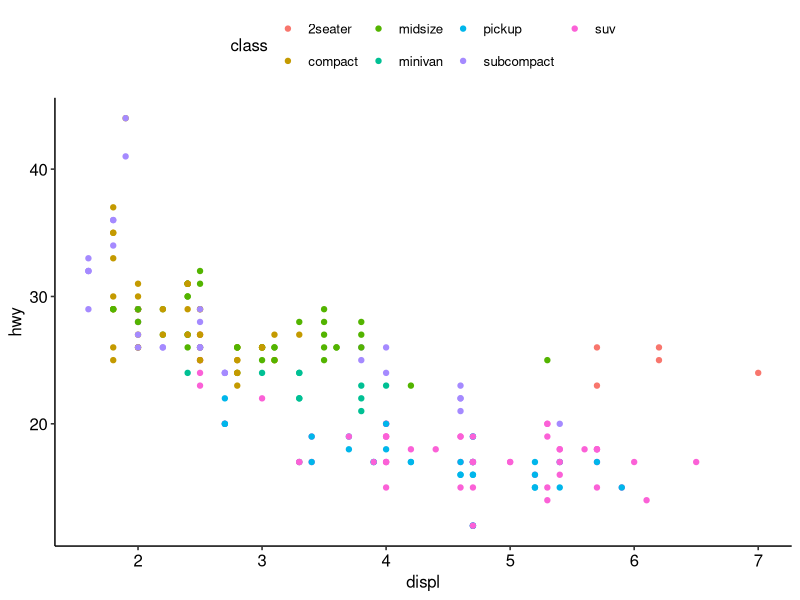
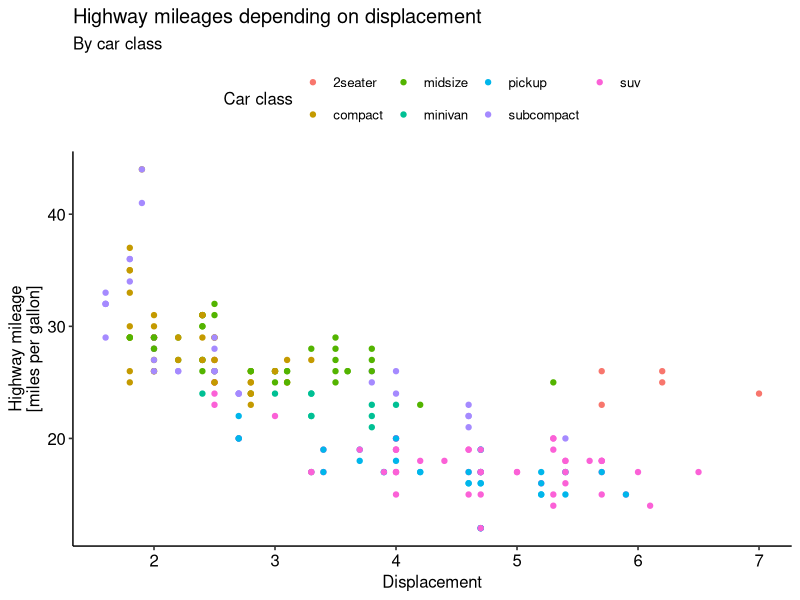
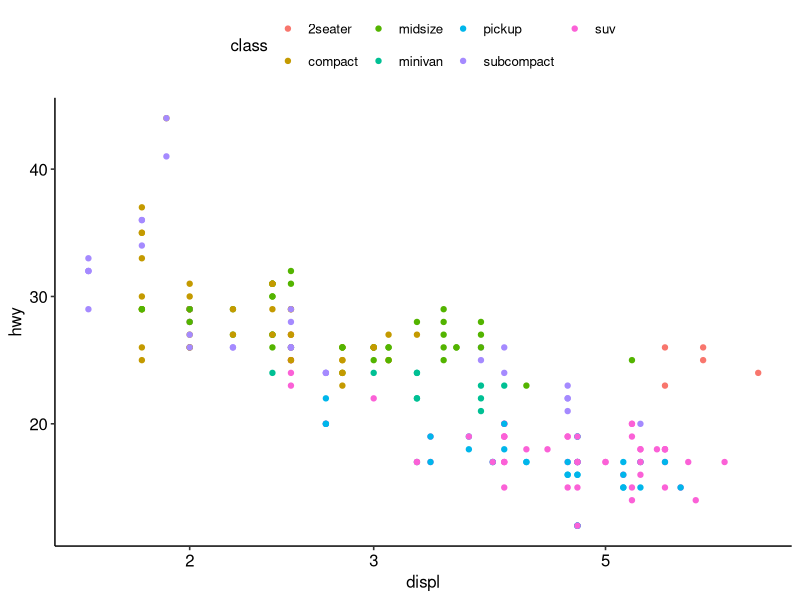
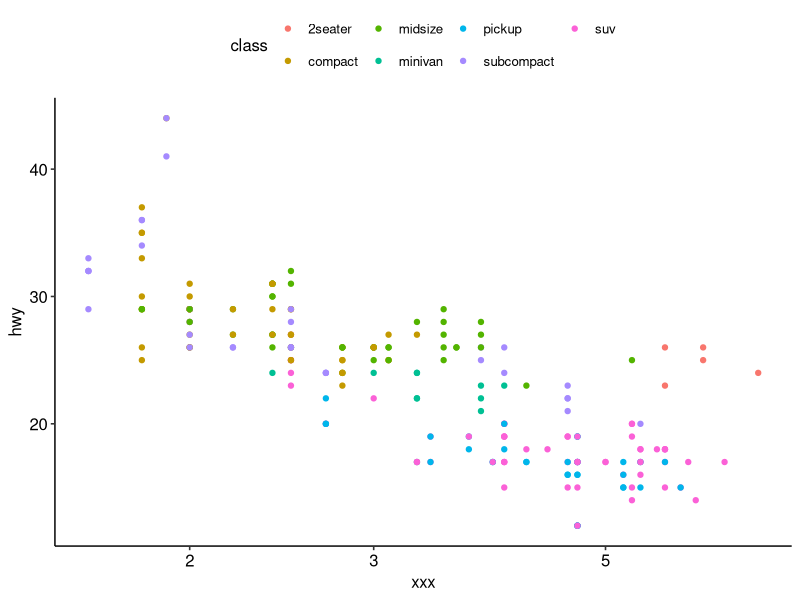
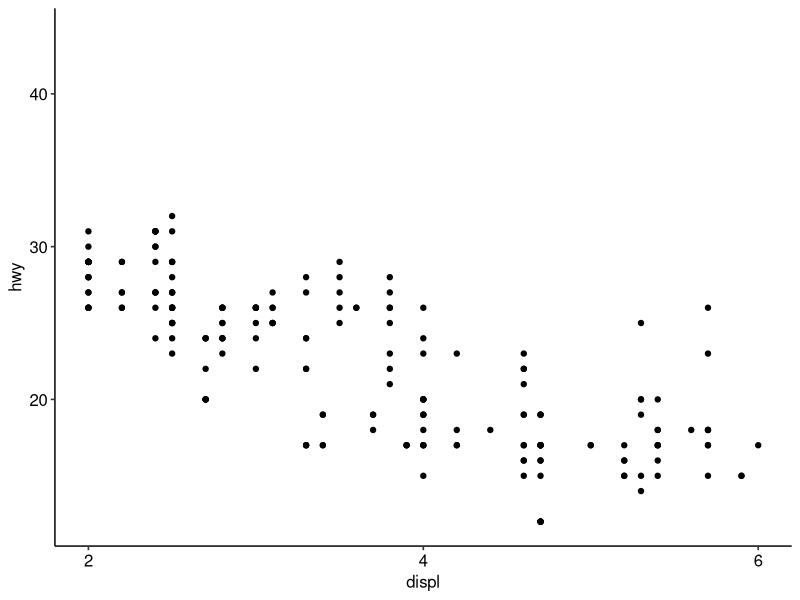
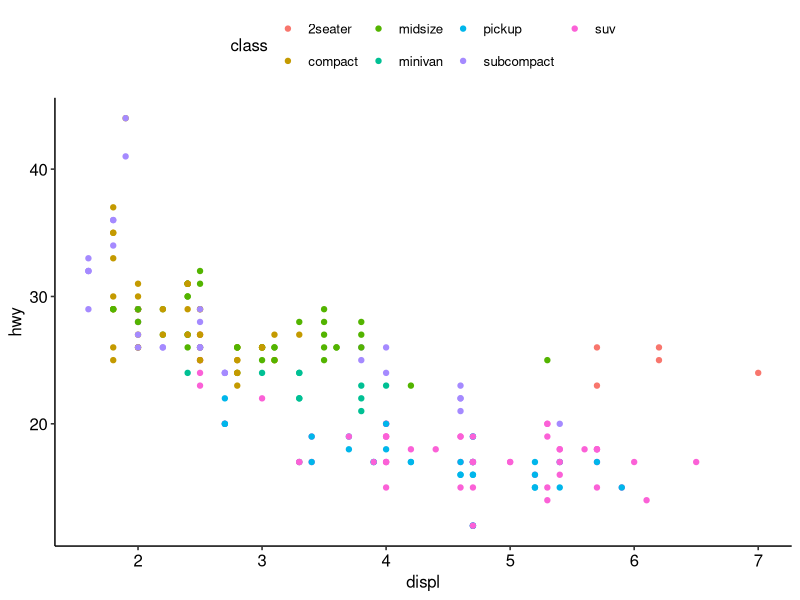
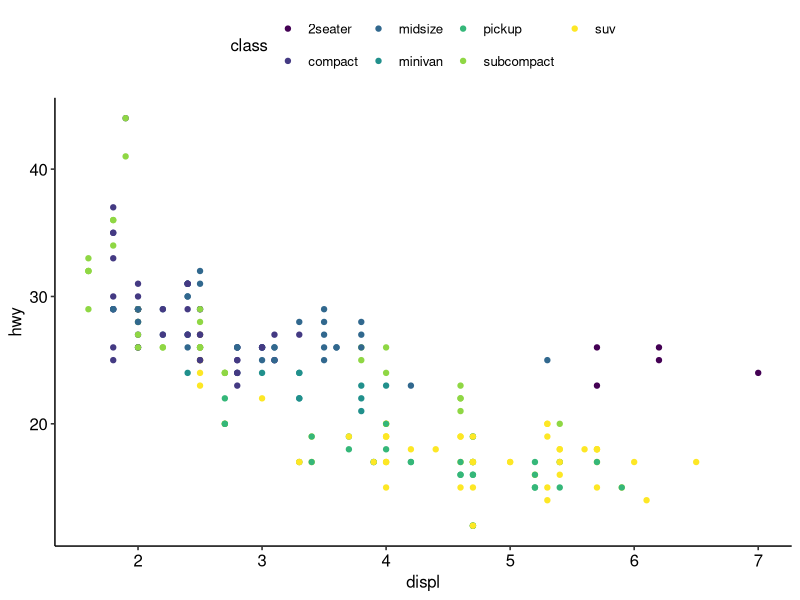
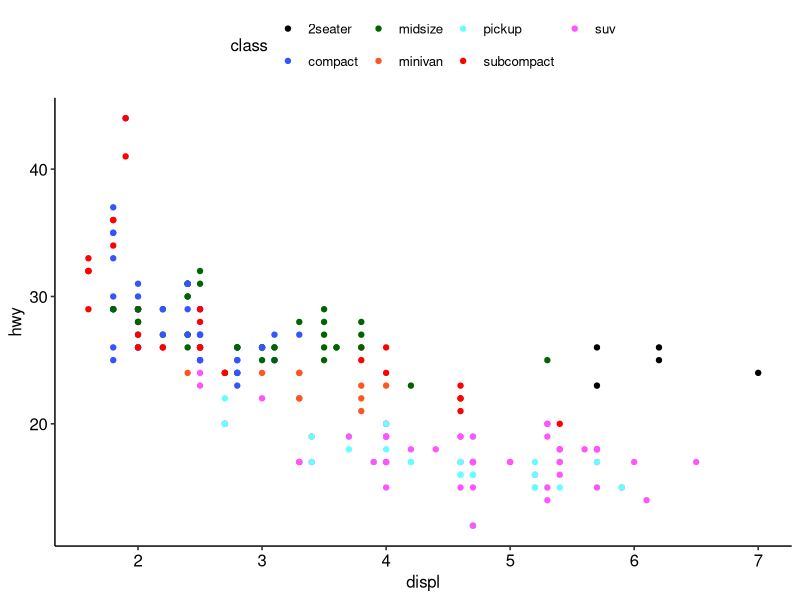

The R script that drew these images, in order:
## ---- chunk 1
rm(list = ls())
## ---- chunk 2
### Scales

## ---- chunk 3
library(tidyverse)
library(ggpubr)
## ---- chunk 4
# Base plot
## ---- chunk 5
ggplot(
  data = mpg,
  mapping = aes(x = displ, y = hwy, color = class)
) +
  geom_point() +
  theme_pubr()
## ---- chunk 6
# Add descriptive labels: the labs() function
## ---- chunk 7
ggplot(
  data = mpg,
  mapping = aes(x = displ, y = hwy, color = class)
) +
  geom_point() +
  theme_pubr() +
  labs(
    x = "Displacement",
    y = "Highway mileage\n[miles per gallon]",
    color = "Car class",
    title = "Highway mileages depending on displacement",
    subtitle = "By car class"
  )
## ---- chunk 8
# Change scale to log scale
## ---- chunk 9
ggplot(
  data = mpg,
  mapping = aes(x = displ, y = hwy, color = class)
) +
  geom_point() +
  theme_pubr() +
  scale_x_log10()
## ---- chunk 10
# Name in scale_() overwrites labs() without warning!
## ---- chunk 11
ggplot(
  data = mpg,
  mapping = aes(x = displ, y = hwy, color = class)
) +
  geom_point() +
  labs(
    x = "Displacement"
  ) +
  theme_pubr() +
  scale_x_log10(name = "xxx")
## ---- chunk 12
# xxx
## ---- chunk 13
ggplot(mpg, aes(displ, hwy)) +
  geom_point() +
  theme_pubr() +
  scale_x_continuous(limits = c(2, 6), breaks = c(2, 4, 6))
## ---- chunk 14
# xxx
## ---- chunk 15
ggplot(
  data = mpg,
  mapping = aes(x = displ, y = hwy)
) +
  geom_point(aes(color = class)) +
  theme_pubr() +
  scale_color_hue()
## ---- chunk 16
# xxx
## ---- chunk 17
ggplot(
  data = mpg,
  mapping = aes(x = displ, y = hwy, color = class)
) +
  geom_point(aes(color = class)) +
  theme_pubr() +
  scale_color_viridis_d()
## ---- chunk 18
# xxx
## ---- chunk 19
ggplot(
  data = mpg,
  mapping = aes(x = displ, y = hwy, color = class)
) +
  geom_point() +
  theme_pubr() +
  scale_color_manual(values = c(
    "2seater" = "#000000",
    "compact" = "#3355FF",
    "midsize" = "#006400",
    "minivan" = "#FF5522",
    "pickup" = "#66FFFF",
    "subcompact" = "#FF0000",
    "suv" = "#FF55FF"
  ))
